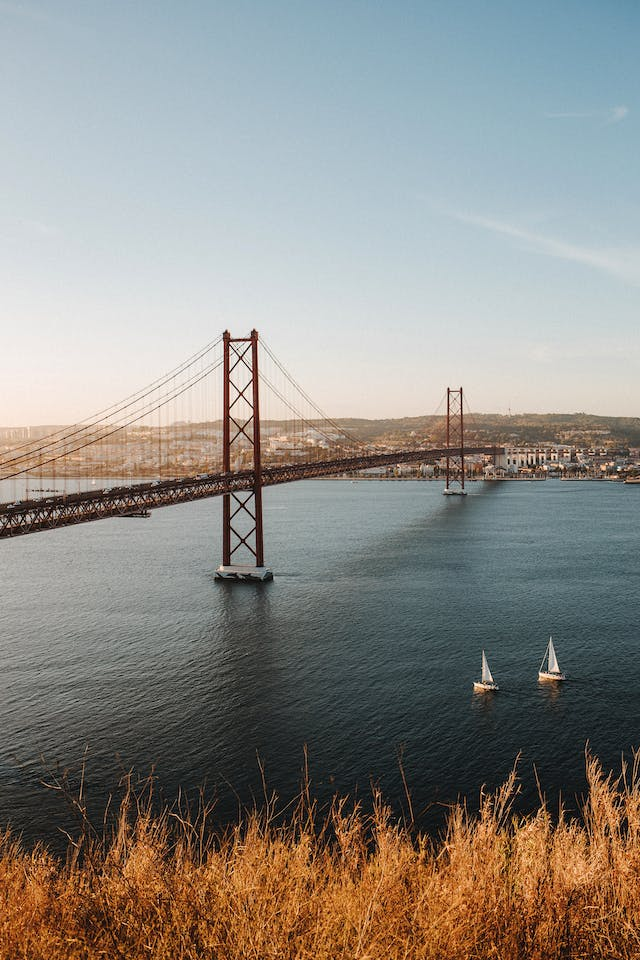
#> input picture work/my_images/city.jpg, 640 x 960 px, given in place of the camera
$ jupyter execute --allow-errors W3.ipynb   (shell and % lines are left out)
#> lines starting #> are read from the running program, lines starting #| are printed output that depends on the picture; after the words box and inside, x2 and y2 are one past the last pixel; in counts of white or black regions, pixels touching at a corner belong together
[cell 1]
import cv2
import numpy as np
from matplotlib import pyplot as plt

[cell 2]
import cv2
import numpy as np
cap = cv2.VideoCapture(0)
while(1):
    _, frame = cap.read()
#> frame is the input picture: shape (960, 640, 3); mean B, G, R 133.9, 139.2, 141.7
    hsv = cv2.cvtColor(frame, cv2.COLOR_BGR2HSV)
#> hsv: shape (960, 640, 3); mean H, S, V 62, 61.8, 154.2
    lower_red = np.array([30,150,50])
    upper_red = np.array([255,255,180])
    mask = cv2.inRange(hsv, lower_red, upper_red)
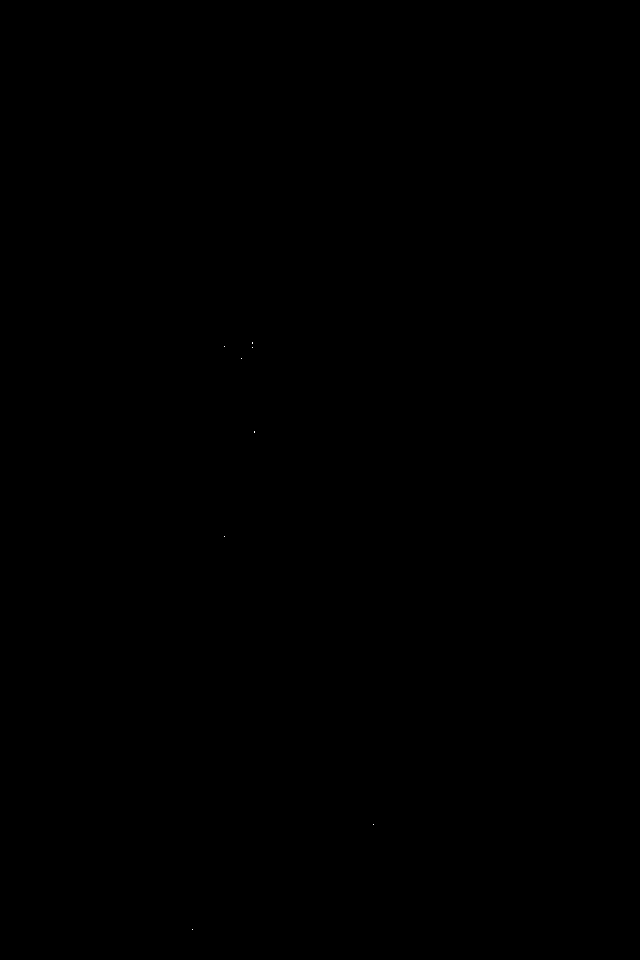
#> mask: shape (960, 640); 0% white in thin lines or dots, all inside (x1, y1, x2, y2) = (192, 342, 374, 930)
    res = cv2.bitwise_and(frame, frame, mask= mask)
    kernel = np.ones((5,5),np.uint8)
    erosion = cv2.erode(mask, kernel, iterations = 1)
#> erosion: shape (960, 640); every value is 0
    dilation = cv2.dilate(mask, kernel, iterations = 1)
#> dilation: shape (960, 640); 0.03% white; 7 white regions, largest, box (x1, y1, x2, y2) and area: (250, 340, 255, 350) 50, (252, 429, 257, 435) 30, (222, 344, 227, 349) 25
    cv2.imshow('Original',frame)
    cv2.imshow('Mask',mask)
    cv2.imshow('Erosion',erosion)
    cv2.imshow('Dilation',dilation)
    k = cv2.waitKey(5) & 0xFF
#> (key Esc is pressed here)
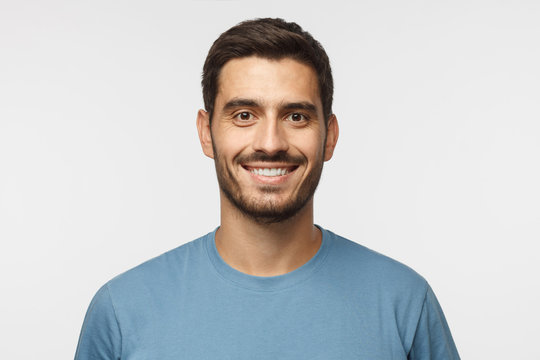
#> input picture work/my_images/newface.jpg, 540 x 360 px, found by its file name
#> further down, img is the input picture: shape (360, 540, 3); mean B, G, R 203.9, 202.8, 201.3
    if k == 27:
        break
cv2.destroyAllWindows()
cap.release()

[cell 3]
def detectSkLn(rgbImage):
    r, g, b = cv2.split(rgbImage)
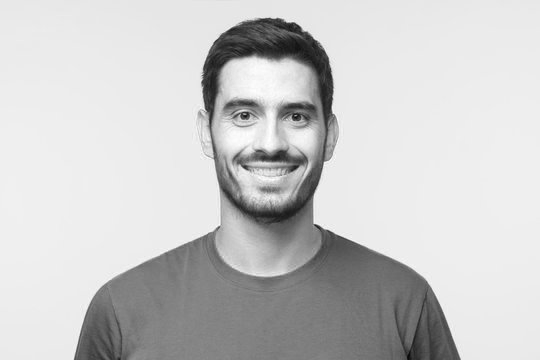
#> r: shape (360, 540); min 7, max 255, mean 201.3
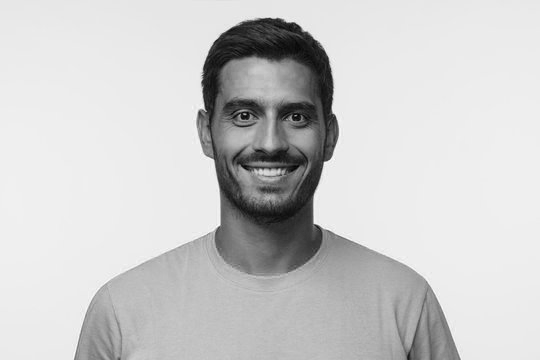
#> b: shape (360, 540); min 0, max 255, mean 203.9
    mask1 = ((r > 95) & (g > 40) & (b > 20) & ((np.maximum(r, np.maximum(g, b)) - np.minimum(r, np.minimum(g, b))) > 5) & ((np.abs(r-g))>2.5) & (r>g) & (r>b))
#> mask1: shape (360, 540) bool; 10.5% white; 107 white regions (100 under 20 px), largest, box (x1, y1, x2, y2) and area: (196, 54, 326, 277) 19234, (322, 112, 340, 170) 474, (204, 17, 269, 65) 153
    mask2 = ((r > 220) & (g > 210) & (b > 170) & (abs(r-g)<=15) & (r > b) & (g > b))
#> mask2: shape (360, 540) bool; 0.55% white in thin lines or dots, all inside (x1, y1, x2, y2) = (72, 16, 464, 360)
    # mask = np.array(mask1, mask2, dtype=np.uint8)
    mask = mask1 | mask2
#> mask: shape (360, 540) bool; 10.9% white; 114 white regions (90 under 20 px), largest, box (x1, y1, x2, y2) and area: (192, 54, 326, 277) 19282, (322, 112, 340, 171) 496, (203, 16, 269, 65) 208
    return mask.astype(np.uint8) * 255

[cell 4]
import cv2

img = cv2.imread('newface.jpg')
img = cv2.cvtColor(img, cv2.COLOR_BGR2RGB)
skinMask = detectSkLn(img)
skin = cv2.bitwise_and(img, img, mask = skinMask)
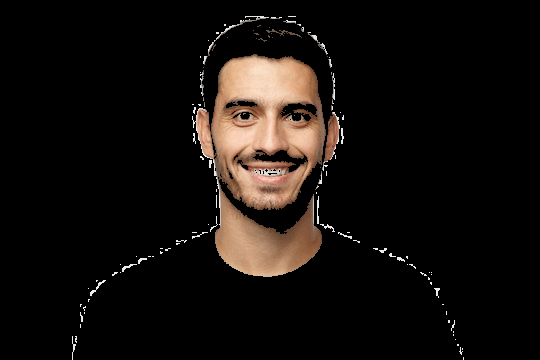
#> skin: shape (360, 540, 3); mean R, G, B 20.4, 15.9, 13
plt.imshow(img)
plt.show()
plt.imshow(skinMask)
print(skinMask.max())
#| 255
plt.show()
plt.imshow(skin)
plt.show()

[cell 5]
def gaussProbabilityMy(facePixels):
    d1, d2, d3 = facePixels.shape
#> d1 = 360; d2 = 540; d3 = 3
    x = np.zeros([d1, d2 * d3])
    for i in range(len(facePixels)):
        x[i] = facePixels[i].flatten()
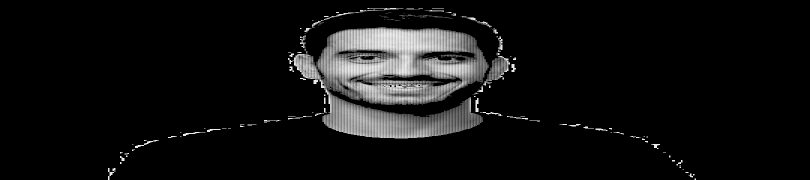
#> x: shape (360, 1620) float64 (shown at 1/2 size); min 0, max 255, mean 16.4

    x -= np.mean(x, axis = 0)
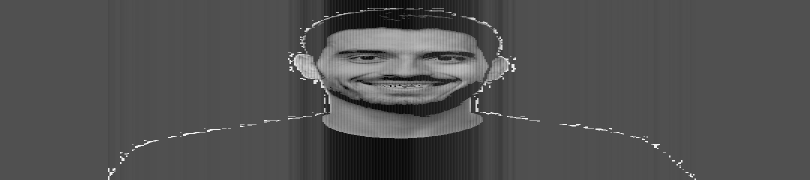
#> x: shape (360, 1620) float64 (shown at 1/2 size); min -115.5, max 249.7, mean 0; drawn with min black and max white
    covariance = np.cov(x)
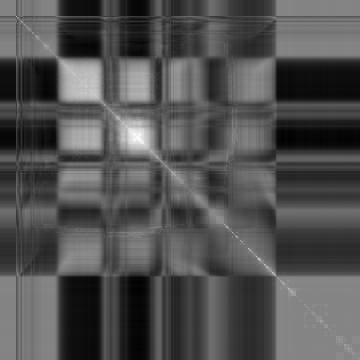
#> covariance: shape (360, 360) float64; min -1494.8, max 3187.9, mean 0; drawn with min black and max white
    mean = x.mean(axis=1)
#> mean = 360 values, max 30.91 at index 138, min -16.43 at index 0, mean -9.47e-16
    # print (mean, covariance)
    return mean, covariance

[cell 6]
mu, sigma = gaussProbabilityMy(skin)
#> mu has the same summary as mean in gaussProbabilityMy

[cell 7]
print(mu.shape)
#| (360,)
print(sigma.shape)
#| (360, 360)

[cell 8]
def gaussProbability(facePixels):
    mean_vector = np.mean(facePixels, axis=0) #mu

    # Calculate the covariance matrix
    covariance_matrix = np.cov(facePixels, rowvar=False) # Sigma

    return mean_vector, covariance_matrix

[cell 9]
skin.shape[0]
#> Out = 360

[cell 10]
from numpy import *
import math

def computeGauss(x, mu, sigma):
    size = len(x)
    if size == len(mu) and (size, size) == sigma.shape:
        det = linalg.det(sigma)
        if det == 0:
            raise NameError("The covariance matrix can't be singular")
        norm_const = 1.0/ ( math.pow((2*pi),float(size)/2) * math.pow(det,1.0/2) )
        x_mu = matrix(x - mu)
        inv = sigma.I
        result = math.pow(math.e, -0.5 * (x_mu * inv * x_mu.T))
        return norm_const * result
    else:
        raise NameError("The dimensions of the input don't match")

[cell 11]
skinMask.shape
#> Out = (360, 540)

[cell 12]
skinMask.shape
#> Out = (360, 540)

[cell 13]
# mu, sigma = gaussProbability(skinMask)
# print(mu.shape, sigma.shape, len(skinMask))

mean, covariance = gaussProbability(skinMask)
#> in gaussProbability, `mean_vector = np.mean(facePixels, axis=0)`: mean_vector = 540 values, max 148 at index 254, min 0 at index 0, mean 27.79
#> in gaussProbability, `covariance_matrix = np.cov(facePixels, rowvar=False)`:
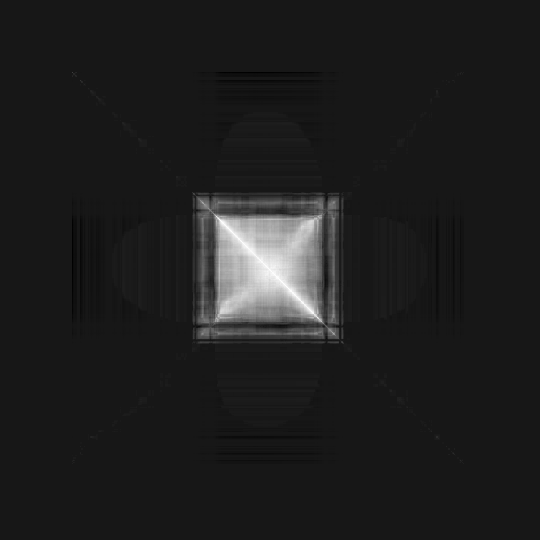
#> covariance_matrix: shape (540, 540) float64; min -1682.5, max 16301.5, mean 517.7; drawn with min black and max white
#> mean has the same summary as mean_vector in gaussProbability

# Visualize the covariance matrix as a heatmap
plt.figure(figsize=(8, 6))
plt.title('Covariance Matrix Heatmap')
plt.imshow(covariance, cmap='viridis', interpolation='nearest')
plt.colorbar()
plt.xlabel('Features/Pixels')
plt.ylabel('Features/Pixels')
plt.show()
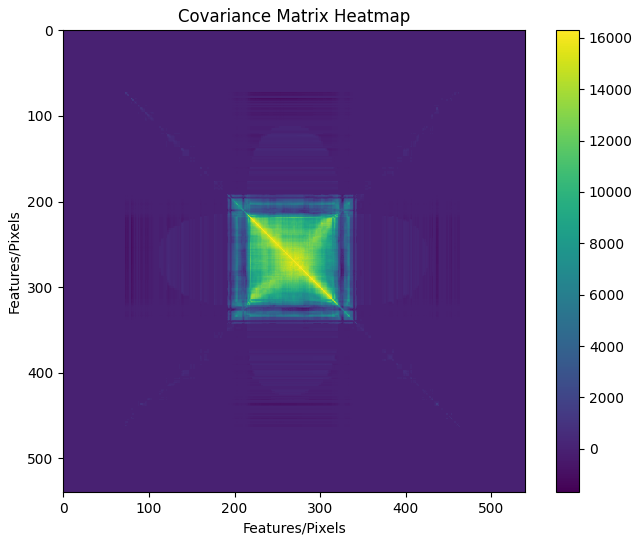
#> figure drawn by matplotlib, 2 panels
print(linalg.det(covariance))
#| 0.0

[cell 14]
print(len(mu), sigma.shape, len(skinMask))
#| 360 (360, 360) 360

[cell 15]
# something = computeGauss(skinMask, mean, conv)
result = []
# for i in range(skin.shape[0]):
#> (the rest of this cell did not finish here and is left out)

#> in computeGauss, `size = len(x)`: size = 360
#> in computeGauss, `det = linalg.det(sigma)`: det = 0
# plt.imshow(skin)
# plt.show()

[cell 16]
import cv2
import numpy as np
import os
from matplotlib import pyplot as plt
from sklearn.linear_model import LogisticRegression
from sklearn.model_selection import train_test_split
from sklearn.metrics import accuracy_score
from sklearn.preprocessing import StandardScaler  # Scaling the data might be beneficial

[cell 17]
directory = 'faces/69000/'
image_array = []
#> (the rest of this cell did not finish here and is left out)

[cell 18]
def detectSkLn(rgbImage):
    r, g, b = cv2.split(rgbImage)
    mask1 = ((r > 95) & (g > 40) & (b > 20) & ((np.maximum(r, np.maximum(g, b)) - np.minimum(r, np.minimum(g, b))) > 5) & ((np.abs(r-g))>2.5) & (r>g) & (r>b))
    mask2 = ((r > 220) & (g > 210) & (b > 170) & (abs(r-g)<=15) & (r > b) & (g > b))
    # mask = np.array(mask1, mask2, dtype=np.uint8)
    mask = mask1 | mask2
    return mask.astype(np.uint8) * 255

[cell 19]
skinMasks = []
for image in image_array:
    skinMasks.append(detectSkLn(image))
print(f"Total skin masks created: {len(skinMasks)}")
